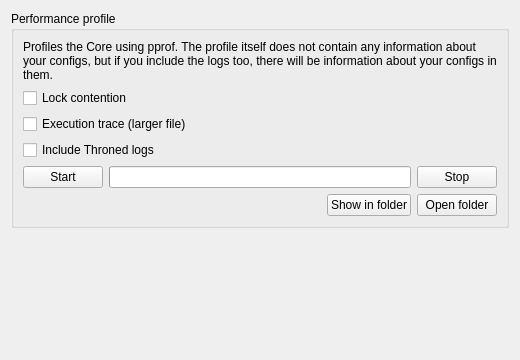
<?xml version="1.0" encoding="UTF-8"?>
<ui version="4.0">
 <class>DiagnosticsTab</class>
 <widget class="QWidget" name="DiagnosticsTab">
  <property name="geometry">
   <rect>
    <x>0</x>
    <y>0</y>
    <width>520</width>
    <height>360</height>
   </rect>
  </property>
  <layout class="QVBoxLayout" name="rootLayout">
   <item>
    <widget class="QGroupBox" name="groupProfile">
     <property name="title">
      <string>Performance profile</string>
     </property>
     <layout class="QVBoxLayout" name="profileLayout">
      <item>
       <widget class="QLabel" name="intro">
        <property name="text">
         <string>Profiles the Core using pprof. The profile itself does not contain any information about your configs, but if you include the logs too, there will be information about your configs in them.</string>
        </property>
        <property name="wordWrap">
         <bool>true</bool>
        </property>
       </widget>
      </item>
      <item>
       <widget class="QCheckBox" name="contention">
        <property name="toolTip">
         <string>Records where goroutines wait on locks and channels.</string>
        </property>
        <property name="text">
         <string>Lock contention</string>
        </property>
       </widget>
      </item>
      <item>
       <widget class="QCheckBox" name="trace">
        <property name="text">
         <string>Execution trace (larger file)</string>
        </property>
       </widget>
      </item>
      <item>
       <widget class="QCheckBox" name="includeLogs">
        <property name="toolTip">
         <string>Logs contain visited domains and server addresses.</string>
        </property>
        <property name="text">
         <string>Include Throned logs</string>
        </property>
       </widget>
      </item>
      <item>
       <layout class="QHBoxLayout" name="captureRow">
        <item>
         <widget class="QPushButton" name="startButton">
          <property name="text">
           <string>Start</string>
          </property>
         </widget>
        </item>
        <item>
         <widget class="QProgressBar" name="progress">
          <property name="textVisible">
           <bool>false</bool>
          </property>
         </widget>
        </item>
        <item>
         <widget class="QPushButton" name="stopButton">
          <property name="text">
           <string>Stop</string>
          </property>
         </widget>
        </item>
       </layout>
      </item>
      <item>
       <layout class="QHBoxLayout" name="resultRow">
        <item>
         <widget class="QLabel" name="status">
          <property name="sizePolicy">
           <sizepolicy hsizetype="Expanding" vsizetype="Preferred">
            <horstretch>0</horstretch>
            <verstretch>0</verstretch>
           </sizepolicy>
          </property>
          <property name="text">
           <string notr="true"/>
          </property>
          <property name="wordWrap">
           <bool>true</bool>
          </property>
          <property name="textInteractionFlags">
           <set>Qt::TextInteractionFlag::TextSelectableByMouse</set>
          </property>
         </widget>
        </item>
        <item>
         <widget class="QPushButton" name="showInFolder">
          <property name="text">
           <string>Show in folder</string>
          </property>
         </widget>
        </item>
        <item>
         <widget class="QPushButton" name="openFolder">
          <property name="text">
           <string>Open folder</string>
          </property>
         </widget>
        </item>
       </layout>
      </item>
     </layout>
    </widget>
   </item>
   <item>
    <spacer name="bottomSpacer">
     <property name="orientation">
      <enum>Qt::Orientation::Vertical</enum>
     </property>
     <property name="sizeHint" stdset="0">
      <size>
       <width>0</width>
       <height>0</height>
      </size>
     </property>
    </spacer>
   </item>
  </layout>
 </widget>
 <resources/>
 <connections/>
</ui>
